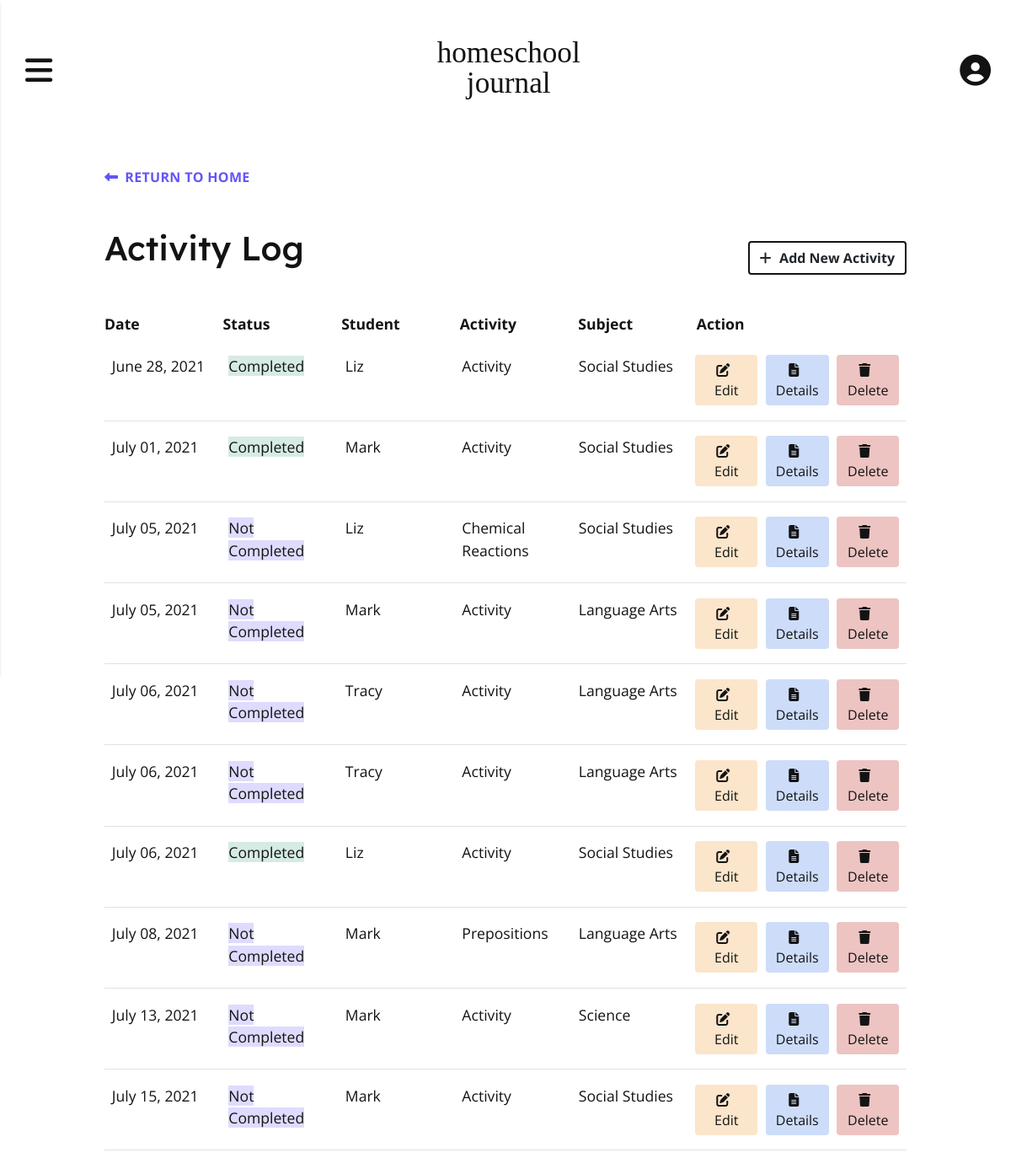
Page /log (signed in) on the earlier database version.
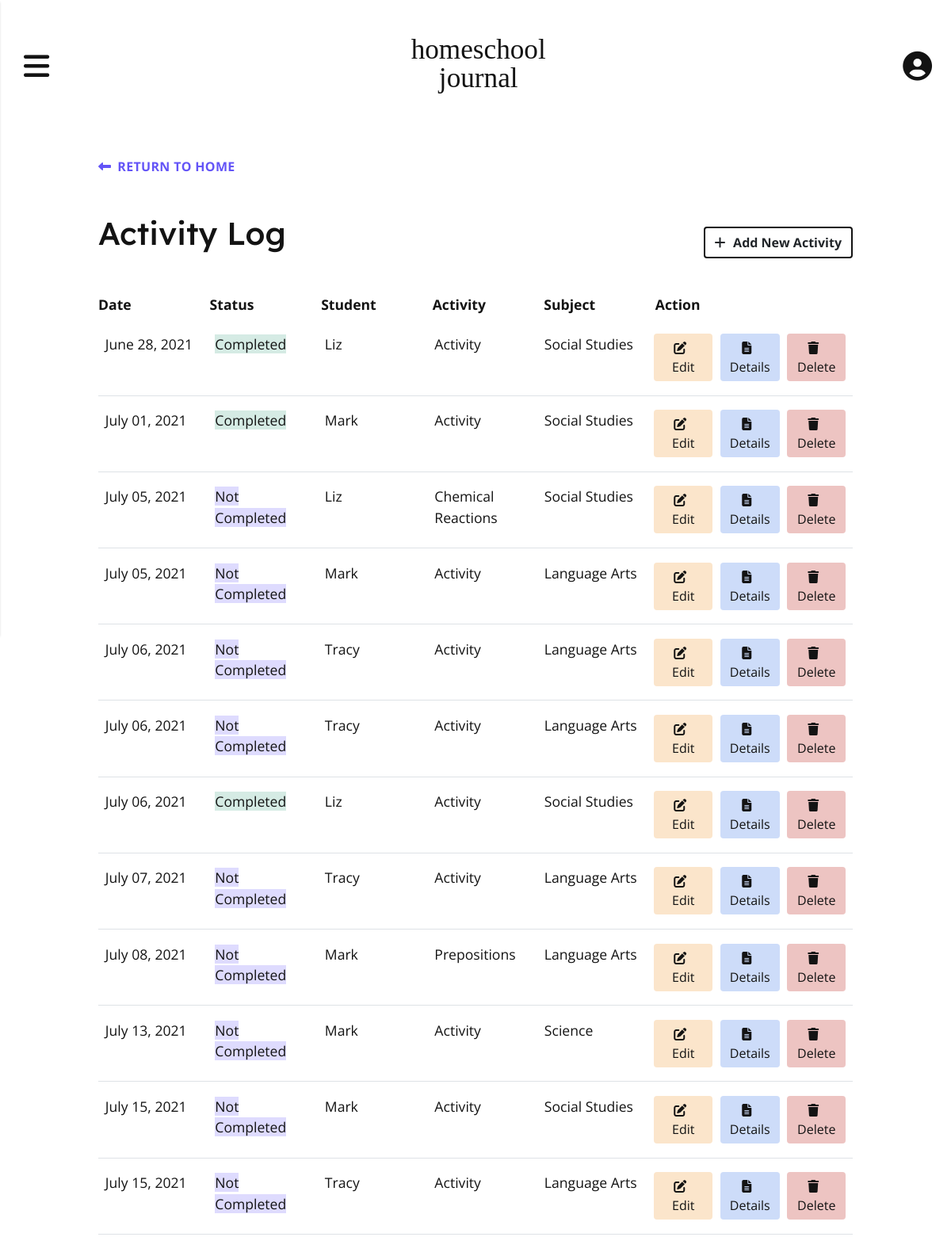
Same page on the later database version.
### app/models.py (models this page shows, shortened)
class Activity(db.Model):
    id = db.Column(db.Integer, primary_key=True)
    title = db.Column(db.String(150), index=True, nullable=False)
    user_id = db.Column(db.Integer, db.ForeignKey('user.id'), index=True)
    subject_id = db.Column(db.Integer, db.ForeignKey('subject.id'), index=True, nullable=False)
    student_id = db.Column(db.Integer, db.ForeignKey('student.id'), index=True, nullable=False)
    description = db.Column(db.Text, index=True)
    resources = db.Column(db.Text, index=True)
    activity_date = db.Column(db.DateTime, index=True, nullable=False)
    notes = db.Column(db.Text, index=True)
    status = db.Column(db.String(64), index=True, nullable=False)

class Student(db.Model):
    id = db.Column(db.Integer, primary_key=True)
    student_name = db.Column(db.String(64), index=True)
    user_id = db.Column(db.Integer, db.ForeignKey('user.id'))
    attendance = db.relationship('Attendance', backref='student', lazy='dynamic')
    activities = db.relationship('Activity', backref='student', lazy='dynamic')
    def __str__(self):
        return self.student_name

class Subject(db.Model):
    id = db.Column(db.Integer, primary_key=True)
    user_id = db.Column(db.Integer, db.ForeignKey('user.id'), index=True)
    subject_name = db.Column(db.String(64), index=True)
    activities = db.relationship('Activity', backref='subject', lazy='dynamic')
    def __str__(self):
        return self.subject_name

### app/routes.py (the view)
@app.route('/log', methods = ('GET', 'POST'))
@login_required
def log():
    activities = current_user.activities.order_by(Activity.activity_date).all()
    return render_template('log.html', activities=activities)

### app/__init__.py (called while the page is built)
@app.template_filter()
def datetime_format_filter(value, format='%B %d, %Y'):
    return value.strftime(format)

### app/models.py (called while the page is built)
@login.user_loader
def load_user(id):
    return User.query.get(int(id))

### app/templates/log.html (shortened to what this page needs)
{% extends 'base.html' %}
{% block content %}
    <div class="activity activity--log">
        <a class="activity__btn-back" href="{{ url_for('index') }}"><i class="fas fa-long-arrow-alt-left controls-icon"></i>Return to Home</a>
        <div class="activity-log__header">
            <h1 class="activity__title">Activity Log</h1>
            <a href="{{ url_for('add') }}" id="add-btn" class="btn activity__add-btn"><i class="fas fa-plus activity__add-btn-icon"></i>Add New Activity</a>
        </div>
        <div class="activity-log__table-wrapper">
            <div class="activity-log__table-wrapper">
                <div class="activity-log__table-header-wrapper">
                    <div class="activity-log__table-header">
                        <h2 class="activity-log__table-heading">Date</h2>
                        <h2 class="activity-log__table-heading">Status</h2>
                        <h2 class="activity-log__table-heading">Student</h2>
                        <h2 class="activity-log__table-heading">Activity</h2>
                        <h2 class="activity-log__table-heading">Subject</h2>
                        <h2 class="activity-log__table-heading">Action</h2>
                    </div>
                </div>
                <div class="activity-log__table-content">
                    {% for activity in activities %}
                    <div class=activity-log__entry>
                        <p class="activity-log__entry-data">{{ activity.activity_date | datetime_format_filter }}</p>
                        <p class="activity-log__entry-data"><span class="activity__entry-status-{{ activity.status | lower | replace(" ", "") }}">{{ activity.status }}</span></p>
                        <p class="activity-log__entry-data"><span class="activity-log__entry-label">Student: </span>{{ activity.student }}</p>
                        <p class="activity-log__entry-data"><span class="activity-log__entry-label">Activity: </span>{{ activity.title }}</p>
                        <p class="activity-log__entry-data"><span class="activity-log__entry-label">Subject: </span>{{ activity.subject }}</p>
                        <p class="activity-log__entry-data activity-log__entry-controls">
                            <a href="{{ url_for('update', title=activity.title) }}" class="btn btn-edit activity-log__controls-btn"><i class="fas fa-edit controls-icon"></i>Edit</a>
                            <a href="{{ url_for('details', title=activity.title) }}" class="btn btn-details activity-log__controls-btn"><i class="fas fa-file-alt controls-icon"></i></i>Details</a>
                            <a href="{{ url_for('delete', id=activity.id) }}" class="btn btn-delete activity-log__controls-btn" onclick="return confirm('Are you sure you want to delete?')"><i class="fas fa-trash controls-icon"></i>Delete</a>
                        </p>
                    </div>
                    {% endfor %}
                </div>
            </div>
        </div>
    </div>
{% endblock %}

### app/templates/base.html (shortened to what this page needs)
<!DOCTYPE html>
<html lang="en">
    <head>
        <link rel="stylesheet" href="https://stackpath.bootstrapcdn.com/bootstrap/4.3.1/css/bootstrap.min.css">
        <link rel="stylesheet" href="{{ url_for('static', filename='style.css') }}">
        <link rel="stylesheet" href="https://unpkg.com/bootstrap-table@1.18.2/dist/bootstrap-table.min.css">
    </head>
    <body>
      <div class="container-main">
        <header class="header-main">
          <nav class="navbar-custom">
            <button class="navbar-icon navbar-toggle" id="navbarOpen" type="button" aria-controls="navbarPanel" aria-expanded="false" aria-label="Toggle navigation">
              <i class="fas fa-bars"></i>
            </button>
            <h1 class="navbar-logo"><a class="navbar-logo-text" href="{{ url_for('index') }}">homeschool </br>journal</a></h1>
            <a href="{{ url_for ('profile') }}" class="navbar-icon navbar-profile">
              <i class="fas fa-user-circle"></i>
            </a>
          </nav>
        </header>
        <div class ="container">
            {% block content %} {% endblock %}
        </div>
      </div>
    </body>
</html>

### app/static/style.css (style rules this page uses)
:root { --black: #131313; --white: #FFFFFF; --bg-light: #EBF6F2; --bg-navbar: #DEDBFE; --bg-dark: #167973; --bg-activity-display: hsla(245, 100%, 95%, 0.9); --bg-completed: hsla(160, 36%, 88%, 1); --bg-notcompleted: hsla(246, 91%, 65%, 0.21); --bg-cell-hover: hsla(245, 100%, 96%, 0.7); --completed-color: hsla(176, 69%, 28%, 1); --notcompleted-color: hsla(246, 54%, 53%, 1); --content-bg-light: #D7ECE5; --attendance-bg:#FBE6CC; --link-color: #6354F7; --link-hover-color: #872CA7; --highlight-color: #6354F7; --btn-bright: #6354F7; --btn-bright-hover: #872CA7; --btn-activity-display: hsla(246, 91%, 65%, 1); --btn-activity-display-hover: hsla(246, 91%, 55%, 1); --btn-bg-color-light: #C7C4E3; --btn-edit: hsla(33, 85%, 89%, 1); --btn-details: hsla(220, 78%, 89%, 1); --btn-delete: hsla(3, 56%, 49%, 0.3); --btn-edit-hover: hsla(33, 85%, 79%, 1); --btn-details-hover: hsla(220, 78%, 79%, 1); --btn-delete-hover: hsla(3, 66%, 42%, 0.4); --alert-color: rgba(196, 61, 55, 0.3); --header-icon-hover-color: #872CA7; --border-light: #dee2e6; }
*, *:before, *:after { box-sizing: border-box; }
p { margin: 0; padding: 0; }
body { margin: 0; padding: 0; background-color: var(--white); color: #131313; font-family: 'Open Sans', sans-serif; font-weight: 400; }
a { text-decoration:none; color: var(--link-color); cursor: pointer; }
h1, h2, h3, h4 { font-family: "Lexend Deca", serif; }
.container { width: 100%; max-width: 1000px; margin: 0 auto; padding: 2em 1.5em; }
.btn { border: unset; cursor: pointer; }
.btn-edit { background-color: var(--btn-edit); color: var(--black); }
.btn-details { background-color: var(--btn-details); color: var(--black); }
.btn-delete { background-color: var(--btn-delete); color: var(--black); }
.controls-icon { margin-right: 0.5em; }
.header-main { position: relative; }
.navbar-custom { padding: 2.7em 1.5em; display: flex; justify-content: space-between; align-items: center; }
.navbar-logo { text-align: center; line-height: 0.8em; }
.navbar-logo-text { font-family: 'Zilla Slab', serif; font-size: 2.2rem; color: #131313; }
.navbar-icon { background: #131313; color: #131313; border: unset; background: unset; font-size: 2.3rem; }
.activity__add-btn { border: 2px solid var(--black); font-weight: 700; }
.activity__add-btn-icon { margin-right: 0.6em; }
.activity__btn-back { display: block; font-weight: 700; text-transform: uppercase; letter-spacing: 0.02em; margin-bottom: 3em; }
.activity__title { margin-bottom: 0.6em; }
@media screen and (min-width: 650px) { .activity { max-width: 650px; margin: 0 auto; } }
.activity--log { max-width: 1000px; }
.activity-log__header { display: flex; flex-direction: column; align-items: center; }
.activity-log__table-wrapper { width: 100%; margin-top: 2em; }
.activity-log__table-content { display: flex; flex-direction: column; align-items: center; }
.activity-log__table-header-wrapper { display: none; }
.activity-log__table-header { width: 100%; display: grid; grid-template-columns: 1fr 1fr 1fr 1fr 1fr 2fr; gap: 1em; }
.activity-log__table-heading { font-size: 1.1rem; font-family: 'Open Sans', sans-serif; font-weight: 700; }
.activity-log__entry { font-size: 1.1rem; width: 100%; padding: 1em 0.5em; border-bottom: 2px solid var(--border-light); max-width: 400px; }
.activity-log__entry-data { font-weight: 700; margin-bottom: 0.5em; }
.activity__entry-status-completed { background: var(--bg-completed); }
.activity__entry-status-notcompleted { background: var(--bg-notcompleted); }
.activity-log__entry-controls { display: flex; width: 100%; justify-content: center; align-items: center; margin-top: 1em; }
.activity-log__controls-btn { margin-right: 0.6em; width: 100%; flex-grow: 1; }
.activity-log__controls-btn:last-child { margin-right: 0; }
@media screen and (min-width: 968px) { .activity-log__table-header-wrapper { display: block; } }
@media screen and (min-width: 968px) { .activity-log__header { flex-direction: row; justify-content: space-between; align-items: center; } }
@media screen and (min-width: 968px) { .activity-log__entry { display: grid; grid-template-columns: 1fr 1fr 1fr 1fr 1fr 2fr; gap: 1em; border-bottom: 1px solid #dee2e6; margin-bottom: 0; max-width: 100%; } }
@media screen and (min-width: 968px) { .activity-log__entry-data { font-weight: 400; margin-bottom: 0; } }
@media screen and (min-width: 968px) { .activity-log__entry-controls { margin-top: 0; } }

Differences in the rows shown:
added Activity: activity_date "July 07, 2021", status "Not Completed", student "Tracy", title "Activity", subject "Language Arts"
added Activity: activity_date "July 15, 2021", status "Not Completed", student "Tracy", title "Activity", subject "Language Arts"
